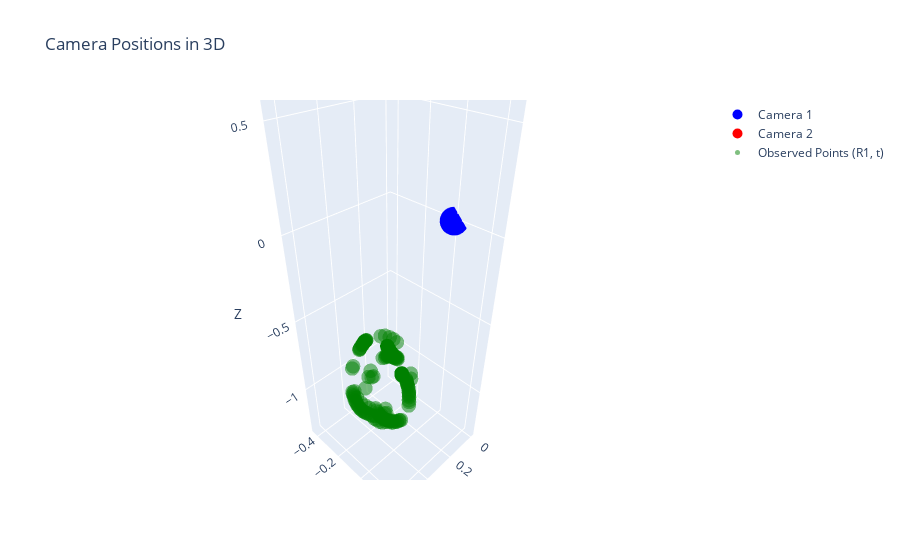

The notebook cell this image was saved under:
### Code cell
fig = go.Figure()
fig.add_trace(go.Scatter3d(x=[0], y=[0], z=[0], mode='markers', marker=dict(size=10, color='blue'), name='Camera 1'))
fig.add_trace(go.Scatter3d(x=[T[0]], y=[T[1]], z=[T[2]], mode='markers', marker=dict(size=10, color='red'), name='Camera 2'))
fig.add_trace(go.Scatter3d(x=reconstructed_3d[0, :], y=reconstructed_3d[1, :], z=reconstructed_3d[2, :], mode='markers', marker=dict(size=5, color='green', opacity=0.5), name='Observed Points (R1, t)'))
fig.update_layout(scene=dict(xaxis_title='X', yaxis_title='Y', zaxis_title='Z'), title="Camera Positions in 3D")
fig.show()

### Figure 1 — Plotly figure (JSON) as saved in the notebook; plotly's stock layout.template omitted (floating-point values rounded to 4 significant figures; data arrays with more than 128 entries replaced by an {"elided": "..."} marker saying what was removed)
{"data": [{"marker": {"color": "blue", "size": 10}, "mode": "markers", "name": "Camera 1", "type": "scatter3d", "x": [0], "y": [0], "z": [0]}, {"marker": {"color": "red", "size": 10}, "mode": "markers", "name": "Camera 2", "type": "scatter3d", "x": [0.6402], "y": [0.2452], "z": [0.728]}, {"marker": {"color": "green", "opacity": 0.5, "size": 5}, "mode": "markers", "name": "Observed Points (R1, t)", "type": "scatter3d", "x": {"elided": "197 float values"}, "y": {"elided": "197 float values"}, "z": {"elided": "197 float values"}}], "layout": {"scene": {"xaxis": {"title": {"text": "X"}}, "yaxis": {"title": {"text": "Y"}}, "zaxis": {"title": {"text": "Z"}}}, "title": {"text": "Camera Positions in 3D"}}}
